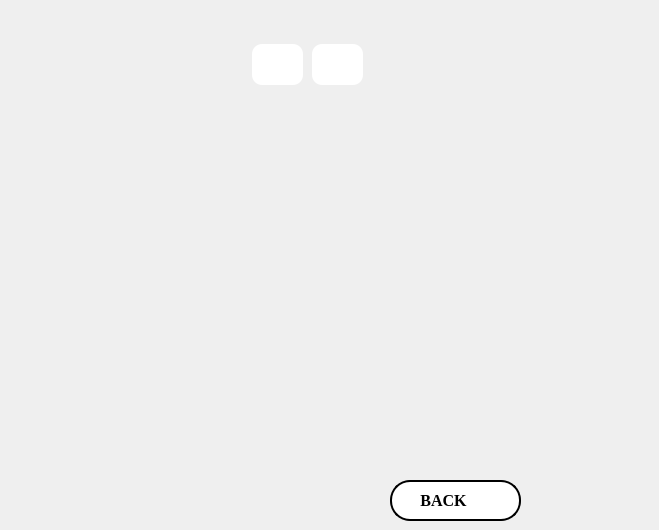
    <widget class="QWidget" name="page_11">
     <widget class="QCustomPlot" name="plot" native="true">
      <property name="geometry">
       <rect>
        <x>249</x>
        <y>96</y>
        <width>401</width>
        <height>351</height>
       </rect>
      </property>
      <property name="styleSheet">
       <string notr="true">QCustomPlot{
border-radius:20px;
border-color:black;
}</string>
      </property>
      <widget class="QLabel" name="label_10">
       <property name="geometry">
        <rect>
         <x>130</x>
         <y>10</y>
         <width>47</width>
         <height>13</height>
        </rect>
       </property>
       <property name="text">
        <string/>
       </property>
      </widget>
     </widget>
     <widget class="QPushButton" name="pushButton_back_4">
      <property name="geometry">
       <rect>
        <x>390</x>
        <y>480</y>
        <width>131</width>
        <height>41</height>
       </rect>
      </property>
      <property name="font">
       <font>
        <family>Times New Roman</family>
        <pointsize>12</pointsize>
        <weight>75</weight>
        <bold>true</bold>
       </font>
      </property>
      <property name="styleSheet">
       <string notr="true">QPushButton{
border: 2px solid black;
border-radius:20px;
background:white;
}
QPushButton:hover {
  background: rgb(170, 165, 163);
}</string>
      </property>
      <property name="text">
       <string>BACK      </string>
      </property>
     </widget>
     <widget class="QPushButton" name="pushButton_29">
      <property name="geometry">
       <rect>
        <x>475</x>
        <y>487</y>
        <width>31</width>
        <height>23</height>
       </rect>
      </property>
      <property name="styleSheet">
       <string notr="true">QPushButton{
border-radius:10px;
background:white;

background-color: rgb(255, 255, 255);}
QPushButton:hover {
  background: rgb(170, 165, 163);
}</string>
      </property>
      <property name="text">
       <string/>
      </property>
      <property name="icon">
       <iconset>
        <normaloff>:/images/return.png</normaloff>:/images/return.png</iconset>
      </property>
      <property name="iconSize">
       <size>
        <width>20</width>
        <height>20</height>
       </size>
      </property>
     </widget>
     <widget class="QPushButton" name="pushButton_47">
      <property name="geometry">
       <rect>
        <x>312</x>
        <y>44</y>
        <width>51</width>
        <height>41</height>
       </rect>
      </property>
      <property name="styleSheet">
       <string notr="true">QPushButton{
border-radius:10px;
background:white;

background-color: rgb(255, 255, 255);}
QPushButton:hover {
  background: rgb(170, 165, 163);
}</string>
      </property>
      <property name="text">
       <string/>
      </property>
      <property name="icon">
       <iconset>
        <normaloff>:/images/calculator_2838862.png</normaloff>:/images/calculator_2838862.png</iconset>
      </property>
      <property name="iconSize">
       <size>
        <width>26</width>
        <height>26</height>
       </size>
      </property>
     </widget>
     <widget class="QPushButton" name="pushButton_48">
      <property name="geometry">
       <rect>
        <x>252</x>
        <y>44</y>
        <width>51</width>
        <height>41</height>
       </rect>
      </property>
      <property name="styleSheet">
       <string notr="true">QPushButton{
border-radius:10px;
background:white;

background-color: rgb(255, 255, 255);}
QPushButton:hover {
  background: rgb(170, 165, 163);
}</string>
      </property>
      <property name="text">
       <string/>
      </property>
      <property name="icon">
       <iconset>
        <normaloff>:/images/wifi_2099239.png</normaloff>:/images/wifi_2099239.png</iconset>
      </property>
      <property name="iconSize">
       <size>
        <width>20</width>
        <height>20</height>
       </size>
      </property>
     </widget>
    </widget>
